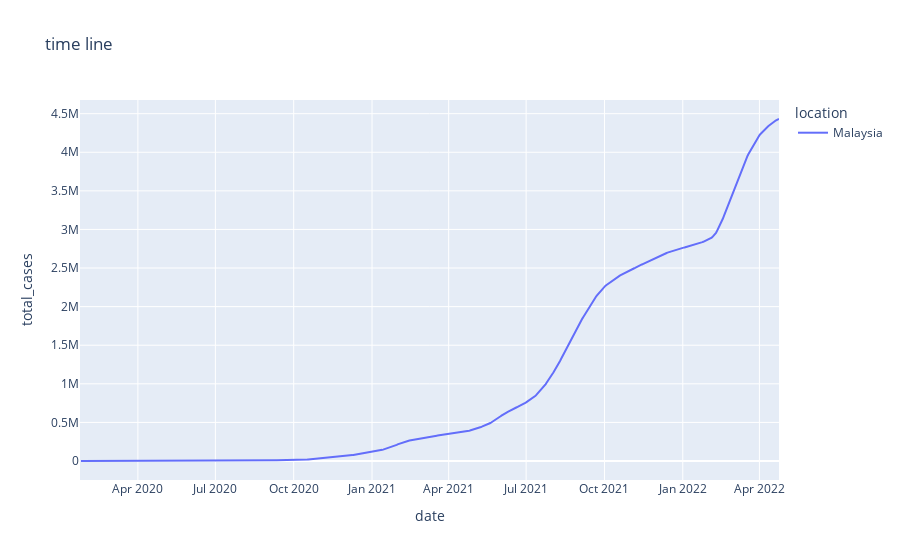

Notebook source saved alongside this figure:
### Code cell
location_covid = covid_df_excluded_owid[covid_df_excluded_owid['location'].isin(['Malaysia'])]
line = px.line(location_covid, x='date', y='total_cases', title='time line', color='location')
line.show()

### Figure 1 — Plotly figure (JSON) as saved in the notebook; plotly's stock layout.template omitted (floating-point values rounded to 4 significant figures; data arrays with more than 128 entries replaced by an {"elided": "..."} marker saying what was removed)
{"data": [{"hovertemplate": "location=Malaysia<br>date=%{x}<br>total_cases=%{y}<extra></extra>", "legendgroup": "Malaysia", "line": {"color": "#636efa", "dash": "solid"}, "marker": {"symbol": "circle"}, "mode": "lines", "name": "Malaysia", "orientation": "v", "showlegend": true, "type": "scatter", "x": {"elided": "822 str values"}, "xaxis": "x", "y": {"elided": "822 int values"}, "yaxis": "y"}], "layout": {"legend": {"title": {"text": "location"}, "tracegroupgap": 0}, "title": {"text": "time line"}, "xaxis": {"anchor": "y", "domain": [0, 1], "title": {"text": "date"}}, "yaxis": {"anchor": "x", "domain": [0, 1], "title": {"text": "total_cases"}}}}
